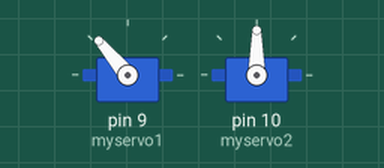
Recording of a sketch running on a simulated Arduino Uno, built with avr-gcc and run on an emulated ATmega328P. Parts: 2 × servo.

Above: at 0.05 s.
At 1.0 s:
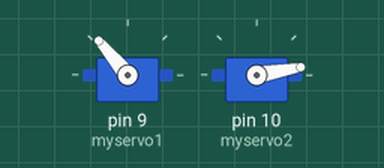
At 3.5 s:
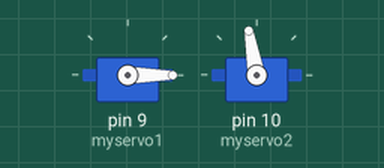
Timing chart, 0 to 8.1 s (numbered marks = the images above):
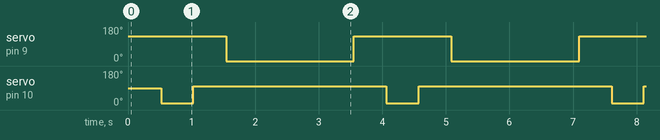

The sketch:

gripper.ino
```cpp
#include <Servo.h>
void grip(void);
void ungrip(void);
void moveup(void);
void movedown(void);
void gripper();
Servo myservo1;
Servo myservo2;
int pos = 0;
void setup() {
  myservo1.attach(9);
  myservo2.attach(10);
}

void loop()
{
 gripper();

}
void gripper()
{
  movedown();
  delay(500);
  ungrip();
  delay(500);
  grip();
  delay(500);
  moveup();
  delay(2000);
}
void ungrip()
{
  for (pos = 180; pos >= 10; pos -= 1)
  {
    myservo2.write(pos);
  }

}
void grip()
{
  for (pos = 0; pos <= 100; pos += 1)
  {
    myservo2.write(pos);
    }
}
void movedown()
{
  for (pos = 0; pos <= 130; pos += 1)
  {
    myservo1.write(pos);
     }

}
void moveup()
{
  for (pos = 180; pos >= 0; pos -= 1)
  {
    myservo1.write(pos);
}
}
```

Measured:
- by itself, servo on pin 9 (myservo1): alternates 130° for 1.5 s and 0° for 2.0 s
- by itself, servo on pin 10 (myservo2): alternates 100° for 3.0 s and 10° for 0.51 s
